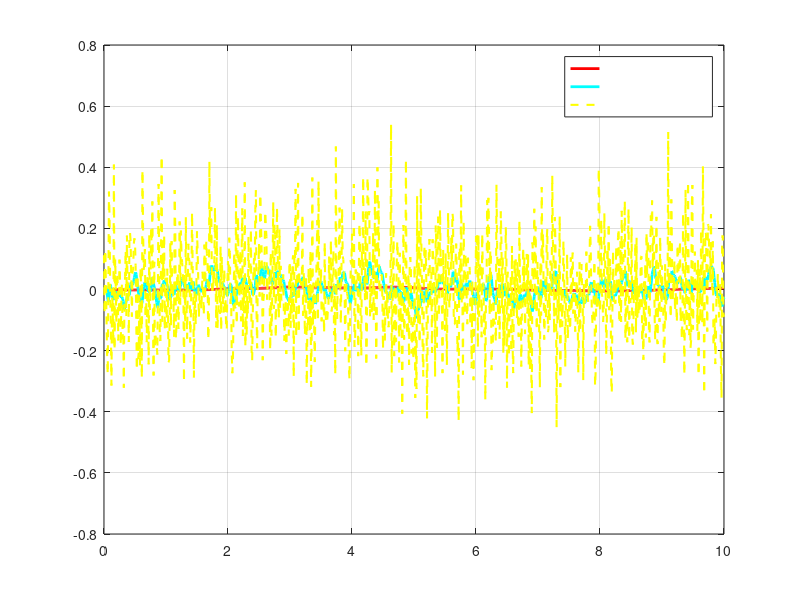

Reproduce this figure in MATLAB. (Note: this script raises an error after producing the figure.)
clc;
clear;
close all;

% =====================================
% ACTIVE SUSPENSION SYSTEM
% =====================================

s = tf('s');

G = 1/(s^2 + 3*s + 2);

% PD Controller
Kp = 20;
Kd = 10;

C = Kp + Kd*s;

% Controlled system
sys_cl = feedback(C*G,1);

% =====================================
% TIME VECTOR
% =====================================

t = 0:0.01:10;

% =====================================
% ROAD DISTURBANCES
% =====================================

% Smooth Road
smooth_road = 0.2*sin(0.5*t);

% Speed Breaker
speed_breaker = exp(-(t-3).^2/0.1);

% Pothole
pothole = -exp(-(t-5).^2/0.05);

% Rocky Terrain
rocky = 0.15*randn(size(t));

% =====================================
% SELECT ROAD CONDITION
% =====================================

road = rocky;

% =====================================
% SYSTEM RESPONSES
% =====================================

y1 = lsim(G,road,t);

y2 = lsim(sys_cl,road,t);

% =====================================
% PLOT RESULTS
% =====================================

figure('Color',[0.1 0.1 0.1],...
    'Position',[100 100 1100 700]);

plot(t,y1,'r','LineWidth',2)
hold on

plot(t,y2,'c','LineWidth',2)

plot(t,road,'y--','LineWidth',1.5)

grid on

title('Rocky Terrain Response',...
    'Color','white',...
    'FontSize',18)

xlabel('Time (seconds)',...
    'Color','white',...
    'FontSize',14)

ylabel('Suspension Displacement',...
    'Color','white',...
    'FontSize',14)

legend('Without Controller',...
    'With PD Controller',...
    'Road Disturbance',...
    'TextColor','white',...
    'Location','best')

ax = gca;
ax.Color = [0.15 0.15 0.15];
ax.XColor = 'white';
ax.YColor = 'white';
ax.FontSize = 12;
